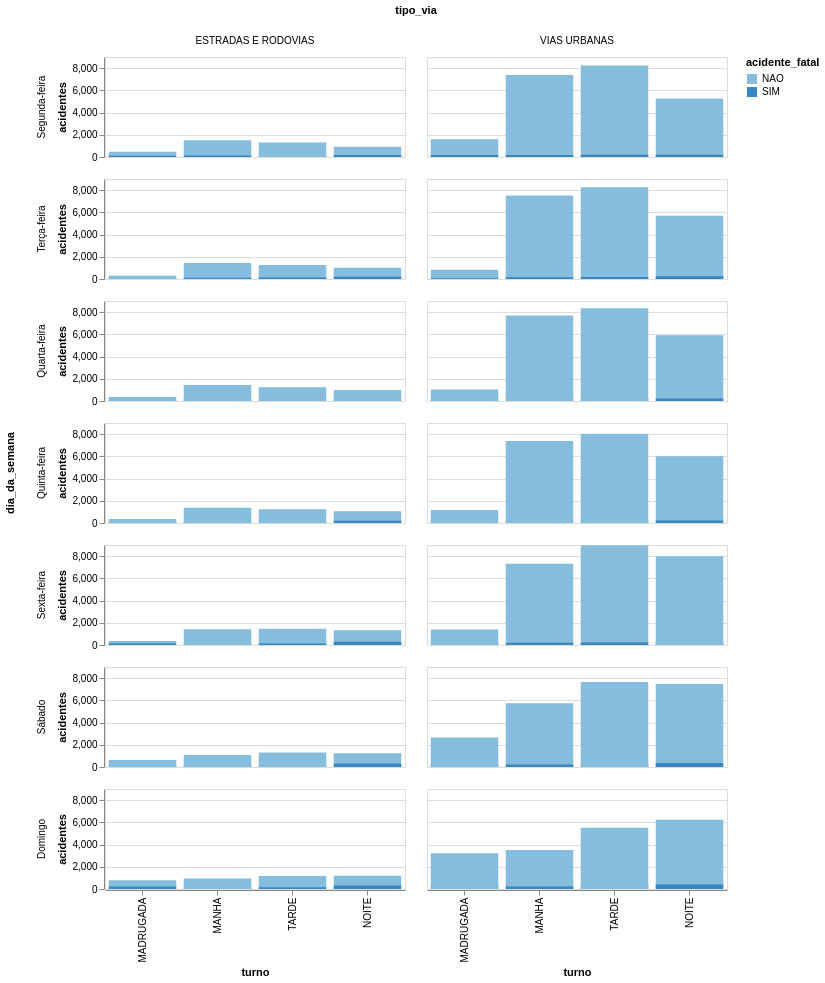

Notebook cell for this chart:
### Code cell
sinistros.filter(pl.col('tipo_via') != ND) \
    .filter(pl.col('turno') != ND) \
    .group_by('dia_da_semana', 'tipo_via', 'acidente_fatal', 'turno').agg(pl.len().alias('acidentes')) \
    .plot.bar(x=alt.X(**get_col_order('turno')), 
              y=alt.Y('acidentes').stack(None), 
              color=alt.Color(**get_col_order('acidente_fatal')), 
              row=alt.Column(**get_col_order('dia_da_semana')), 
              column='tipo_via').properties(height=100, width=300)

### Figure 1 — Vega-Lite specification as saved in the notebook (floating-point values rounded to 4 significant figures)
{"config": {"view": {"continuousWidth": 300, "continuousHeight": 300}}, "data": {"name": "data-5f6bfa1af0378bdf1c734f9387d763c8"}, "mark": {"type": "bar", "tooltip": true}, "encoding": {"color": {"field": "acidente_fatal", "sort": ["NAO", "SIM"]}, "column": {"field": "tipo_via", "type": "nominal"}, "row": {"field": "dia_da_semana", "sort": ["Segunda-feira", "Terça-feira", "Quarta-feira", "Quinta-feira", "Sexta-feira", "Sábado", "Domingo"]}, "x": {"field": "turno", "sort": ["MADRUGADA", "MANHA", "TARDE", "NOITE"]}, "y": {"field": "acidentes", "stack": null, "type": "quantitative"}}, "height": 100, "params": [{"name": "param_1e9efca18e7a2868", "select": {"type": "interval", "encodings": ["x", "y"]}, "bind": "scales"}], "width": 300, "$schema": "https://vega.github.io/schema/vega-lite/v6.4.1.json", "datasets": {"data-5f6bfa1af0378bdf1c734f9387d763c8": [{"dia_da_semana": "Segunda-feira", "tipo_via": "VIAS URBANAS", "acidente_fatal": "NAO", "turno": "MANHA", "acidentes": 7371}, {"dia_da_semana": "Domingo", "tipo_via": "ESTRADAS E RODOVIAS", "acidente_fatal": "NAO", "turno": "MADRUGADA", "acidentes": 798}, {"dia_da_semana": "Terça-feira", "tipo_via": "ESTRADAS E RODOVIAS", "acidente_fatal": "NAO", "turno": "TARDE", "acidentes": 1254}, {"dia_da_semana": "Domingo", "tipo_via": "VIAS URBANAS", "acidente_fatal": "NAO", "turno": "NOITE", "acidentes": 6241}, {"dia_da_semana": "Quarta-feira", "tipo_via": "ESTRADAS E RODOVIAS", "acidente_fatal": "SIM", "turno": "MADRUGADA", "acidentes": 86}, {"dia_da_semana": "Sexta-feira", "tipo_via": "ESTRADAS E RODOVIAS", "acidente_fatal": "NAO", "turno": "NOITE", "acidentes": 1337}, {"dia_da_semana": "Quinta-feira", "tipo_via": "VIAS URBANAS", "acidente_fatal": "NAO", "turno": "NOITE", "acidentes": 6008}, {"dia_da_semana": "Quarta-feira", "tipo_via": "ESTRADAS E RODOVIAS", "acidente_fatal": "SIM", "turno": "TARDE", "acidentes": 137}, {"dia_da_semana": "Sábado", "tipo_via": "VIAS URBANAS", "acidente_fatal": "SIM", "turno": "TARDE", "acidentes": 238}, {"dia_da_semana": "Domingo", "tipo_via": "VIAS URBANAS", "acidente_fatal": "SIM", "turno": "TARDE", "acidentes": 239}, {"dia_da_semana": "Segunda-feira", "tipo_via": "ESTRADAS E RODOVIAS", "acidente_fatal": "NAO", "turno": "MADRUGADA", "acidentes": 479}, {"dia_da_semana": "Segunda-feira", "tipo_via": "ESTRADAS E RODOVIAS", "acidente_fatal": "NAO", "turno": "NOITE", "acidentes": 931}, {"dia_da_semana": "Terça-feira", "tipo_via": "ESTRADAS E RODOVIAS", "acidente_fatal": "NAO", "turno": "MANHA", "acidentes": 1451}, {"dia_da_semana": "Quarta-feira", "tipo_via": "ESTRADAS E RODOVIAS", "acidente_fatal": "SIM", "turno": "NOITE", "acidentes": 211}, {"dia_da_semana": "Sexta-feira", "tipo_via": "ESTRADAS E RODOVIAS", "acidente_fatal": "NAO", "turno": "TARDE", "acidentes": 1459}, {"dia_da_semana": "Segunda-feira", "tipo_via": "ESTRADAS E RODOVIAS", "acidente_fatal": "SIM", "turno": "TARDE", "acidentes": 110}, {"dia_da_semana": "Quarta-feira", "tipo_via": "VIAS URBANAS", "acidente_fatal": "NAO", "turno": "NOITE", "acidentes": 5928}, {"dia_da_semana": "Sexta-feira", "tipo_via": "ESTRADAS E RODOVIAS", "acidente_fatal": "SIM", "turno": "MANHA", "acidentes": 124}, {"dia_da_semana": "Quarta-feira", "tipo_via": "VIAS URBANAS", "acidente_fatal": "SIM", "turno": "NOITE", "acidentes": 225}, {"dia_da_semana": "Quinta-feira", "tipo_via": "ESTRADAS E RODOVIAS", "acidente_fatal": "SIM", "turno": "MADRUGADA", "acidentes": 102}, {"dia_da_semana": "Quinta-feira", "tipo_via": "ESTRADAS E RODOVIAS", "acidente_fatal": "NAO", "turno": "NOITE", "acidentes": 1047}, {"dia_da_semana": "Domingo", "tipo_via": "ESTRADAS E RODOVIAS", "acidente_fatal": "NAO", "turno": "TARDE", "acidentes": 1172}, {"dia_da_semana": "Quinta-feira", "tipo_via": "ESTRADAS E RODOVIAS", "acidente_fatal": "NAO", "turno": "MADRUGADA", "acidentes": 357}, {"dia_da_semana": "Quinta-feira", "tipo_via": "VIAS URBANAS", "acidente_fatal": "SIM", "turno": "TARDE", "acidentes": 225}, {"dia_da_semana": "Terça-feira", "tipo_via": "ESTRADAS E RODOVIAS", "acidente_fatal": "SIM", "turno": "MADRUGADA", "acidentes": 92}, {"dia_da_semana": "Sábado", "tipo_via": "VIAS URBANAS", "acidente_fatal": "NAO", "turno": "TARDE", "acidentes": 7650}, {"dia_da_semana": "Terça-feira", "tipo_via": "ESTRADAS E RODOVIAS", "acidente_fatal": "SIM", "turno": "TARDE", "acidentes": 141}, {"dia_da_semana": "Sábado", "tipo_via": "ESTRADAS E RODOVIAS", "acidente_fatal": "NAO", "turno": "NOITE", "acidentes": 1229}, {"dia_da_semana": "Segunda-feira", "tipo_via": "VIAS URBANAS", "acidente_fatal": "NAO", "turno": "NOITE", "acidentes": 5272}, {"dia_da_semana": "Segunda-feira", "tipo_via": "VIAS URBANAS", "acidente_fatal": "NAO", "turno": "TARDE", "acidentes": 8245}, {"dia_da_semana": "Sexta-feira", "tipo_via": "VIAS URBANAS", "acidente_fatal": "NAO", "turno": "MANHA", "acidentes": 7310}, {"dia_da_semana": "Domingo", "tipo_via": "ESTRADAS E RODOVIAS", "acidente_fatal": "SIM", "turno": "MADRUGADA", "acidentes": 214}, {"dia_da_semana": "Domingo", "tipo_via": "VIAS URBANAS", "acidente_fatal": "SIM", "turno": "MADRUGADA", "acidentes": 362}, {"dia_da_semana": "Segunda-feira", "tipo_via": "ESTRADAS E RODOVIAS", "acidente_fatal": "SIM", "turno": "MADRUGADA", "acidentes": 113}, {"dia_da_semana": "Quarta-feira", "tipo_via": "ESTRADAS E RODOVIAS", "acidente_fatal": "SIM", "turno": "MANHA", "acidentes": 109}, {"dia_da_semana": "Sexta-feira", "tipo_via": "ESTRADAS E RODOVIAS", "acidente_fatal": "NAO", "turno": "MADRUGADA", "acidentes": 366}, {"dia_da_semana": "Terça-feira", "tipo_via": "ESTRADAS E RODOVIAS", "acidente_fatal": "NAO", "turno": "MADRUGADA", "acidentes": 292}, {"dia_da_semana": "Segunda-feira", "tipo_via": "ESTRADAS E RODOVIAS", "acidente_fatal": "NAO", "turno": "MANHA", "acidentes": 1510}, {"dia_da_semana": "Quinta-feira", "tipo_via": "VIAS URBANAS", "acidente_fatal": "SIM", "turno": "MANHA", "acidentes": 188}, {"dia_da_semana": "Quinta-feira", "tipo_via": "ESTRADAS E RODOVIAS", "acidente_fatal": "SIM", "turno": "MANHA", "acidentes": 103}, {"dia_da_semana": "Segunda-feira", "tipo_via": "ESTRADAS E RODOVIAS", "acidente_fatal": "SIM", "turno": "MANHA", "acidentes": 140}, {"dia_da_semana": "Quarta-feira", "tipo_via": "VIAS URBANAS", "acidente_fatal": "SIM", "turno": "MANHA", "acidentes": 190}, {"dia_da_semana": "Sexta-feira", "tipo_via": "ESTRADAS E RODOVIAS", "acidente_fatal": "SIM", "turno": "MADRUGADA", "acidentes": 135}, {"dia_da_semana": "Quarta-feira", "tipo_via": "VIAS URBANAS", "acidente_fatal": "NAO", "turno": "MANHA", "acidentes": 7699}, {"dia_da_semana": "Sexta-feira", "tipo_via": "VIAS URBANAS", "acidente_fatal": "SIM", "turno": "NOITE", "acidentes": 333}, {"dia_da_semana": "Terça-feira", "tipo_via": "VIAS URBANAS", "acidente_fatal": "NAO", "turno": "NOITE", "acidentes": 5693}, {"dia_da_semana": "Sábado", "tipo_via": "ESTRADAS E RODOVIAS", "acidente_fatal": "SIM", "turno": "NOITE", "acidentes": 318}, {"dia_da_semana": "Sexta-feira", "tipo_via": "VIAS URBANAS", "acidente_fatal": "SIM", "turno": "MADRUGADA", "acidentes": 132}, {"dia_da_semana": "Domingo", "tipo_via": "VIAS URBANAS", "acidente_fatal": "NAO", "turno": "MANHA", "acidentes": 3507}, {"dia_da_semana": "Segunda-feira", "tipo_via": "VIAS URBANAS", "acidente_fatal": "SIM", "turno": "MANHA", "acidentes": 187}, {"dia_da_semana": "Domingo", "tipo_via": "VIAS URBANAS", "acidente_fatal": "NAO", "turno": "MADRUGADA", "acidentes": 3224}, {"dia_da_semana": "Sexta-feira", "tipo_via": "VIAS URBANAS", "acidente_fatal": "SIM", "turno": "MANHA", "acidentes": 193}, {"dia_da_semana": "Domingo", "tipo_via": "ESTRADAS E RODOVIAS", "acidente_fatal": "NAO", "turno": "NOITE", "acidentes": 1182}, {"dia_da_semana": "Segunda-feira", "tipo_via": "VIAS URBANAS", "acidente_fatal": "NAO", "turno": "MADRUGADA", "acidentes": 1606}, {"dia_da_semana": "Sexta-feira", "tipo_via": "ESTRADAS E RODOVIAS", "acidente_fatal": "NAO", "turno": "MANHA", "acidentes": 1408}, {"dia_da_semana": "Terça-feira", "tipo_via": "VIAS URBANAS", "acidente_fatal": "NAO", "turno": "TARDE", "acidentes": 8247}, {"dia_da_semana": "Quinta-feira", "tipo_via": "VIAS URBANAS", "acidente_fatal": "SIM", "turno": "MADRUGADA", "acidentes": 119}, {"dia_da_semana": "Sábado", "tipo_via": "VIAS URBANAS", "acidente_fatal": "NAO", "turno": "NOITE", "acidentes": 7467}, {"dia_da_semana": "Terça-feira", "tipo_via": "ESTRADAS E RODOVIAS", "acidente_fatal": "NAO", "turno": "NOITE", "acidentes": 1014}, {"dia_da_semana": "Domingo", "tipo_via": "VIAS URBANAS", "acidente_fatal": "SIM", "turno": "MANHA", "acidentes": 214}, {"dia_da_semana": "Sexta-feira", "tipo_via": "VIAS URBANAS", "acidente_fatal": "NAO", "turno": "MADRUGADA", "acidentes": 1389}, {"dia_da_semana": "Quarta-feira", "tipo_via": "VIAS URBANAS", "acidente_fatal": "SIM", "turno": "TARDE", "acidentes": 205}, {"dia_da_semana": "Sábado", "tipo_via": "VIAS URBANAS", "acidente_fatal": "SIM", "turno": "MADRUGADA", "acidentes": 270}, {"dia_da_semana": "Domingo", "tipo_via": "ESTRADAS E RODOVIAS", "acidente_fatal": "SIM", "turno": "MANHA", "acidentes": 146}, {"dia_da_semana": "Domingo", "tipo_via": "ESTRADAS E RODOVIAS", "acidente_fatal": "SIM", "turno": "NOITE", "acidentes": 321}, {"dia_da_semana": "Segunda-feira", "tipo_via": "VIAS URBANAS", "acidente_fatal": "SIM", "turno": "NOITE", "acidentes": 207}, {"dia_da_semana": "Quinta-feira", "tipo_via": "VIAS URBANAS", "acidente_fatal": "NAO", "turno": "TARDE", "acidentes": 8036}, {"dia_da_semana": "Sábado", "tipo_via": "VIAS URBANAS", "acidente_fatal": "NAO", "turno": "MANHA", "acidentes": 5736}, {"dia_da_semana": "Domingo", "tipo_via": "VIAS URBANAS", "acidente_fatal": "NAO", "turno": "TARDE", "acidentes": 5513}, {"dia_da_semana": "Quinta-feira", "tipo_via": "VIAS URBANAS", "acidente_fatal": "NAO", "turno": "MADRUGADA", "acidentes": 1163}, {"dia_da_semana": "Sábado", "tipo_via": "VIAS URBANAS", "acidente_fatal": "SIM", "turno": "MANHA", "acidentes": 215}, {"dia_da_semana": "Sexta-feira", "tipo_via": "VIAS URBANAS", "acidente_fatal": "NAO", "turno": "TARDE", "acidentes": 8975}, {"dia_da_semana": "Quinta-feira", "tipo_via": "ESTRADAS E RODOVIAS", "acidente_fatal": "NAO", "turno": "MANHA", "acidentes": 1374}, {"dia_da_semana": "Sábado", "tipo_via": "ESTRADAS E RODOVIAS", "acidente_fatal": "SIM", "turno": "MANHA", "acidentes": 140}, {"dia_da_semana": "Quarta-feira", "tipo_via": "ESTRADAS E RODOVIAS", "acidente_fatal": "NAO", "turno": "MANHA", "acidentes": 1434}, {"dia_da_semana": "Terça-feira", "tipo_via": "VIAS URBANAS", "acidente_fatal": "NAO", "turno": "MANHA", "acidentes": 7512}, {"dia_da_semana": "Sábado", "tipo_via": "ESTRADAS E RODOVIAS", "acidente_fatal": "SIM", "turno": "TARDE", "acidentes": 157}, {"dia_da_semana": "Domingo", "tipo_via": "ESTRADAS E RODOVIAS", "acidente_fatal": "SIM", "turno": "TARDE", "acidentes": 164}, {"dia_da_semana": "Segunda-feira", "tipo_via": "VIAS URBANAS", "acidente_fatal": "SIM", "turno": "MADRUGADA", "acidentes": 177}, {"dia_da_semana": "Sexta-feira", "tipo_via": "ESTRADAS E RODOVIAS", "acidente_fatal": "SIM", "turno": "NOITE", "acidentes": 293}, {"dia_da_semana": "Sexta-feira", "tipo_via": "VIAS URBANAS", "acidente_fatal": "NAO", "turno": "NOITE", "acidentes": 7998}, {"dia_da_semana": "Sexta-feira", "tipo_via": "ESTRADAS E RODOVIAS", "acidente_fatal": "SIM", "turno": "TARDE", "acidentes": 140}, {"dia_da_semana": "Sábado", "tipo_via": "ESTRADAS E RODOVIAS", "acidente_fatal": "NAO", "turno": "TARDE", "acidentes": 1301}, {"dia_da_semana": "Terça-feira", "tipo_via": "VIAS URBANAS", "acidente_fatal": "NAO", "turno": "MADRUGADA", "acidentes": 838}, {"dia_da_semana": "Domingo", "tipo_via": "ESTRADAS E RODOVIAS", "acidente_fatal": "NAO", "turno": "MANHA", "acidentes": 941}, {"dia_da_semana": "Terça-feira", "tipo_via": "ESTRADAS E RODOVIAS", "acidente_fatal": "SIM", "turno": "MANHA", "acidentes": 114}, {"dia_da_semana": "Quarta-feira", "tipo_via": "VIAS URBANAS", "acidente_fatal": "NAO", "turno": "TARDE", "acidentes": 8350}, {"dia_da_semana": "Quarta-feira", "tipo_via": "VIAS URBANAS", "acidente_fatal": "SIM", "turno": "MADRUGADA", "acidentes": 112}, {"dia_da_semana": "Sábado", "tipo_via": "VIAS URBANAS", "acidente_fatal": "NAO", "turno": "MADRUGADA", "acidentes": 2661}, {"dia_da_semana": "Quinta-feira", "tipo_via": "ESTRADAS E RODOVIAS", "acidente_fatal": "SIM", "turno": "TARDE", "acidentes": 136}, {"dia_da_semana": "Quarta-feira", "tipo_via": "VIAS URBANAS", "acidente_fatal": "NAO", "turno": "MADRUGADA", "acidentes": 1028}, {"dia_da_semana": "Quarta-feira", "tipo_via": "ESTRADAS E RODOVIAS", "acidente_fatal": "NAO", "turno": "MADRUGADA", "acidentes": 364}, {"dia_da_semana": "Terça-feira", "tipo_via": "VIAS URBANAS", "acidente_fatal": "SIM", "turno": "MADRUGADA", "acidentes": 71}, {"dia_da_semana": "Segunda-feira", "tipo_via": "VIAS URBANAS", "acidente_fatal": "SIM", "turno": "TARDE", "acidentes": 205}, {"dia_da_semana": "Quarta-feira", "tipo_via": "ESTRADAS E RODOVIAS", "acidente_fatal": "NAO", "turno": "TARDE", "acidentes": 1238}, {"dia_da_semana": "Quinta-feira", "tipo_via": "VIAS URBANAS", "acidente_fatal": "SIM", "turno": "NOITE", "acidentes": 227}, {"dia_da_semana": "Domingo", "tipo_via": "VIAS URBANAS", "acidente_fatal": "SIM", "turno": "NOITE", "acidentes": 404}, {"dia_da_semana": "Quinta-feira", "tipo_via": "ESTRADAS E RODOVIAS", "acidente_fatal": "SIM", "turno": "NOITE", "acidentes": 210}, {"dia_da_semana": "Terça-feira", "tipo_via": "VIAS URBANAS", "acidente_fatal": "SIM", "turno": "MANHA", "acidentes": 155}, {"dia_da_semana": "Quarta-feira", "tipo_via": "ESTRADAS E RODOVIAS", "acidente_fatal": "NAO", "turno": "NOITE", "acidentes": 992}, {"dia_da_semana": "Quinta-feira", "tipo_via": "VIAS URBANAS", "acidente_fatal": "NAO", "turno": "MANHA", "acidentes": 7384}, {"dia_da_semana": "Terça-feira", "tipo_via": "VIAS URBANAS", "acidente_fatal": "SIM", "turno": "TARDE", "acidentes": 183}, {"dia_da_semana": "Sábado", "tipo_via": "ESTRADAS E RODOVIAS", "acidente_fatal": "SIM", "turno": "MADRUGADA", "acidentes": 192}, {"dia_da_semana": "Terça-feira", "tipo_via": "VIAS URBANAS", "acidente_fatal": "SIM", "turno": "NOITE", "acidentes": 245}, {"dia_da_semana": "Sábado", "tipo_via": "ESTRADAS E RODOVIAS", "acidente_fatal": "NAO", "turno": "MADRUGADA", "acidentes": 626}, {"dia_da_semana": "Segunda-feira", "tipo_via": "ESTRADAS E RODOVIAS", "acidente_fatal": "NAO", "turno": "TARDE", "acidentes": 1294}, {"dia_da_semana": "Sábado", "tipo_via": "ESTRADAS E RODOVIAS", "acidente_fatal": "NAO", "turno": "MANHA", "acidentes": 1088}, {"dia_da_semana": "Quinta-feira", "tipo_via": "ESTRADAS E RODOVIAS", "acidente_fatal": "NAO", "turno": "TARDE", "acidentes": 1236}, {"dia_da_semana": "Terça-feira", "tipo_via": "ESTRADAS E RODOVIAS", "acidente_fatal": "SIM", "turno": "NOITE", "acidentes": 202}, {"dia_da_semana": "Sexta-feira", "tipo_via": "VIAS URBANAS", "acidente_fatal": "SIM", "turno": "TARDE", "acidentes": 233}, {"dia_da_semana": "Sábado", "tipo_via": "VIAS URBANAS", "acidente_fatal": "SIM", "turno": "NOITE", "acidentes": 364}, {"dia_da_semana": "Segunda-feira", "tipo_via": "ESTRADAS E RODOVIAS", "acidente_fatal": "SIM", "turno": "NOITE", "acidentes": 189}]}}
